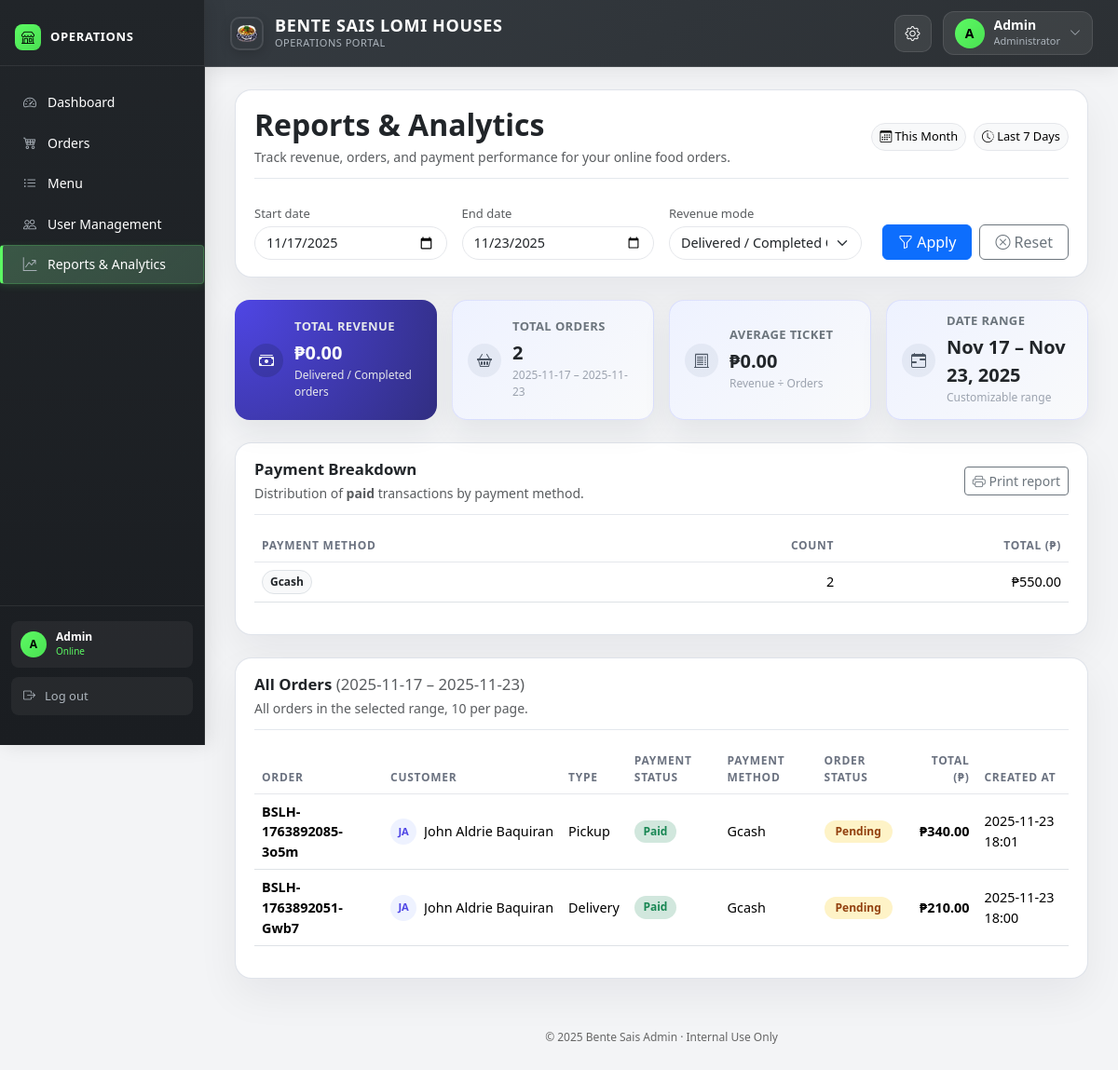
Screenshot of /admin/reports.php (signed in) with the database file from the repository.
### tables this page shows
CREATE TABLE `system_settings` (
  `setting_id` int(11) NOT NULL,
  `setting_key` varchar(100) NOT NULL,
  `setting_value` text DEFAULT NULL,
  `setting_type` enum('string','number','boolean','json') DEFAULT 'string',
  `description` text DEFAULT NULL,
  `updated_at` datetime DEFAULT current_timestamp() ON UPDATE current_timestamp()
);

CREATE TABLE `order_payment_details` (
  `payment_id` int(11) NOT NULL,
  `order_id` int(11) NOT NULL,
  `payment_method` enum('cash','gcash','card') NOT NULL,
  `payment_status` enum('pending','paid','failed','refunded') DEFAULT 'pending',
  `gcash_reference` varchar(100) DEFAULT NULL,
  `gcash_amount` decimal(10,2) DEFAULT NULL,
  `gcash_sender_name` varchar(100) DEFAULT NULL,
  `amount_paid` decimal(10,2) DEFAULT NULL,
  `change_amount` decimal(10,2) DEFAULT NULL,
  `paid_at` datetime DEFAULT NULL
);

CREATE TABLE `orders` (
  `order_id` int(11) NOT NULL,
  `order_number` varchar(20) NOT NULL,
  `user_id` int(11) DEFAULT NULL,
  `order_type` enum('pickup','delivery') NOT NULL,
  `order_time` datetime NOT NULL,
  `preferred_time` datetime DEFAULT NULL,
  `status` enum('pending','confirmed','preparing','ready','out_for_delivery','delivered','completed','cancelled') DEFAULT 'pending',
  `subtotal` decimal(10,2) NOT NULL DEFAULT 0.00,
  `delivery_fee` decimal(10,2) NOT NULL DEFAULT 0.00,
  `tip_amount` decimal(10,2) NOT NULL DEFAULT 0.00,
  `total_amount` decimal(10,2) NOT NULL DEFAULT 0.00,
  `handler_id` int(11) DEFAULT NULL,
  `driver_id` int(11) DEFAULT NULL,
  `confirmed_at` datetime DEFAULT NULL,
  `preparing_at` datetime DEFAULT NULL,
  `ready_at` datetime DEFAULT NULL,
  `out_for_delivery_at` datetime DEFAULT NULL,
  `delivered_at` datetime DEFAULT NULL,
  `cancelled_at` datetime DEFAULT NULL,
  `created_at` datetime DEFAULT current_timestamp(),
  `updated_at` datetime DEFAULT current_timestamp() ON UPDATE current_timestamp()
);

### admin/reports.php (the view, shortened to what the rows shown need)
<?php
include __DIR__ . '/includes/header.php';
$DB = [
  'TABLE_ORDERS'   => 'orders',
  'TABLE_CUST'     => 'order_customer_details',
  'TABLE_PAY'      => 'order_payment_details',
  'COL_ORDER_ID'   => 'order_id',
  'COL_ORDER_NUM'  => 'order_number',
  'COL_USER_ID'    => 'user_id',
  'COL_CUST_NAME'  => 'customer_first_name',
  'COL_CUST_LNAME' => 'customer_last_name',
  'COL_TYPE'       => 'order_type',
  'COL_STATUS'     => 'status',
  'COL_PAY_STATUS' => 'payment_status',
  'COL_PAY_METHOD' => 'payment_method',
  'COL_PAY_AMOUNT' => 'amount_paid',
  'COL_PAY_DATE'   => 'paid_at',
  'COL_TOTAL'      => 'total_amount',
  'COL_CREATED'    => 'created_at',
];
function peso($n) { return '₱' . number_format((float)$n, 2); }
function h($s){ return htmlspecialchars((string)$s, ENT_QUOTES, 'UTF-8'); }
$start = isset($_GET['start']) && $_GET['start'] !== '' ? $_GET['start'] : date('Y-m-d', strtotime('-6 days'));
$end   = isset($_GET['end'])   && $_GET['end']   !== '' ? $_GET['end']   : date('Y-m-d');
$perPage = 10;
$page = isset($_GET['page']) ? (int)$_GET['page'] : 1;
$from = $start . ' 00:00:00';
$to   = $end   . ' 23:59:59';
$T_O = $DB['TABLE_ORDERS'];
$T_C = $DB['TABLE_CUST'];
$T_P = $DB['TABLE_PAY'];
$O_ID = $DB['COL_ORDER_ID'];
$O_NUM = $DB['COL_ORDER_NUM'];
$O_CREATED = $DB['COL_CREATED'];
$O_STATUS = $DB['COL_STATUS'];
$O_TOTAL = $DB['COL_TOTAL'];
$O_TYPE = $DB['COL_TYPE'];
$C_FNAME = $DB['COL_CUST_NAME'];
$C_LNAME = $DB['COL_CUST_LNAME'];
$P_STATUS = $DB['COL_PAY_STATUS'];
$P_METHOD = $DB['COL_PAY_METHOD'];
$offset = ($page - 1) * $perPage;
$orders = [];
$sql = "SELECT
            o.$O_ID, o.$O_NUM, o.$O_CREATED, o.$O_TYPE, o.$O_STATUS, o.$O_TOTAL,
            CONCAT(ocd.$C_FNAME, ' ', ocd.$C_LNAME) as customer_name,
            opd.$P_STATUS, opd.$P_METHOD
        FROM $T_O o
        LEFT JOIN $T_C ocd ON o.$O_ID = ocd.$O_ID
        LEFT JOIN $T_P opd ON o.$O_ID = opd.$O_ID
        WHERE o.$O_CREATED BETWEEN ? AND ?
        ORDER BY o.$O_CREATED DESC
        LIMIT ? OFFSET ?";
if ($stmt = $conn->prepare($sql)) {
  $stmt->bind_param('ssii', $from, $to, $perPage, $offset);
  $stmt->execute();
  $res = $stmt->get_result();
  while ($r = $res->fetch_assoc()) { $orders[] = $r; }
}
?>
<div class="container-fluid">
  <main class="main-content py-4">
    <div class="content-card mb-4 no-print">
      <div class="content-card-header d-flex justify-content-between align-items-center">
        <div>
          <h2 class="page-title mb-1">Reports &amp; Analytics</h2>
        </div>
      </div>
    </div>
    <div id="print-area">
      <div class="content-card mb-4">
        <div class="content-card-header d-flex justify-content-between align-items-center">
          <div>
            <h2 class="section-title mb-1">Payment Breakdown</h2>
          </div>
        </div>
        <div class="table-responsive mt-3">
          <table class="table table-hover align-middle modern-table">
            <thead>
              <tr>
                <th>Payment method</th>
                <th class="text-end">Count</th>
                <th class="text-end">Total (₱)</th>
              </tr>
            </thead>
          </table>
        </div>
      </div>
      <div class="content-card">
        <div class="content-card-header d-flex justify-content-between align-items-center flex-wrap gap-2">
          <div>
            <h2 class="section-title mb-1">
              All Orders <span class="text-muted fw-normal">(<?= h($start) ?> – <?= h($end) ?>)</span>
            </h2>
          </div>
        </div>
        <div class="table-responsive mt-3">
          <table class="table table-hover align-middle modern-table">
            <thead>
              <tr>
                <th>Order</th>
                <th>Customer</th>
                <th>Type</th>
                <th>Payment status</th>
                <th>Payment method</th>
                <th>Order status</th>
                <th class="text-end">Total (₱)</th>
                <th>Created at</th>
              </tr>
            </thead>
            <tbody>
              <?php if (!$orders): ?>
                <tr>
                  <td colspan="8" class="text-center text-muted py-4">
                    <i class="bi bi-inbox me-1"></i>No orders in this period.
                  </td>
                </tr>
              <?php else: ?>
                <?php foreach ($orders as $r): ?>
                  <tr>
                    <td class="fw-semibold">
                      <strong><?= h($r[$O_NUM] ?? $r[$O_ID]) ?></strong>
                    </td>
                    <td>
                      <?php
                        $customer = trim($r['customer_name'] ?? '');
                        $initials = 'C';
                        if ($customer !== '') {
                          $parts = explode(' ', $customer);
                          $initials = strtoupper(substr($parts[0], 0, 1) . (isset($parts[1]) ? substr($parts[1], 0, 1) : ''));
                        }
                      ?>
                      <div class="d-flex align-items-center gap-2">
                        <div class="avatar-circle">
                          <span><?= h($initials) ?></span>
                        </div>
                        <span class="text-truncate" style="max-width: 160px;">
                          <?= h($customer ?: 'Walk-in / Unknown') ?>
                        </span>
                      </div>
                    </td>
                    <td><?= h(ucfirst($r[$O_TYPE])) ?></td>
                    <td>
                      <?php
                        $payStatus = $r[$P_STATUS] ?? 'unpaid';
                        $payBadge = 'bg-secondary-subtle text-secondary';
                        if ($payStatus === 'paid') {
                            $payBadge = 'bg-success-subtle text-success';
                        } elseif ($payStatus === 'failed') {
                            $payBadge = 'bg-danger-subtle text-danger';
                        } elseif ($payStatus === 'refunded') {
                            $payBadge = 'bg-info-subtle text-info';
                        }
                      ?>
                      <span class="badge <?= h($payBadge) ?> badge-rounded">
                        <?= h(ucfirst($payStatus ?: 'Pending')) ?>
                      </span>
                    </td>
                    <td class="text-capitalize">
                      <?= h($r[$P_METHOD] ? $r[$P_METHOD] : '—') ?>
                    </td>
                    <td>
                      <?php
                        $status_map = [
                          'pending'          => 'status-pending',
                          'confirmed'        => 'status-confirmed',
                          'preparing'        => 'status-preparing',
                          'ready'            => 'status-ready',
                          'out_for_delivery' => 'status-out-for-delivery',
                          'delivered'        => 'status-delivered',
                          'completed'        => 'status-completed',
                          'cancelled'        => 'status-cancelled',
                        ];
                        $status_class = $status_map[$r[$O_STATUS]] ?? 'bg-secondary text-white';
                      ?>
                      <span class="status-badge <?= h($status_class) ?>">
                        <?= h(ucfirst(str_replace('_', ' ', $r[$O_STATUS]))) ?>
                      </span>
                    </td>
                    <td class="text-end fw-semibold">
                      <?= h(peso($r[$O_TOTAL])) ?>
                    </td>
                    <td>
                      <?= h(date('Y-m-d H:i', strtotime($r[$O_CREATED]))) ?>
                    </td>
                  </tr>
                <?php endforeach; ?>
              <?php endif; ?>
            </tbody>
          </table>
        </div>
      </div>
    </div> </main>
</div>
<?php include __DIR__ . '/includes/footer.php'; ?>

### admin/includes/header.php (shortened to what the rows shown need)
<?php
require_once __DIR__ . '/../../includes/db_connect.php';
$store_name = "Bente Sais Lomi House";
$settings_result = $conn->query("SELECT setting_value FROM system_settings WHERE setting_key = 'store_name' LIMIT 1");
if ($settings_result && $settings_result->num_rows > 0) {
    $store_name = $settings_result->fetch_assoc()['setting_value'];
}
?>
<!DOCTYPE html>
<html lang="en">
<head>
  <link href="https://cdn.jsdelivr.net/npm/bootstrap@5.3.2/dist/css/bootstrap.min.css" rel="stylesheet">
  <link rel="stylesheet" href="https://cdn.jsdelivr.net/npm/bootstrap-icons@1.11.1/font/bootstrap-icons.css">
  <link rel="stylesheet" href="<?= htmlspecialchars($BASE_URL) ?>/assets/css/admin_dashboard.css">
</head>
<body>
<header class="site-header">
  <div class="container-fluid">
    <div class="header-content">
      <div class="brand-container">
        <div class="brand-text">
          <div class="brand-main"><?= htmlspecialchars($store_name) ?></div>
          <div class="brand-sub">Operations Portal</div>
        </div>
      </div>
    </div>
  </div>
</header>

### rows the page displays
system_settings: setting_value "BENTE SAIS LOMI HOUSES"
order_payment_details: order.order_number "BSLH-1763892085-3o5m", initials "JA", customer "John Aldrie Baquiran", order.order_type "Pickup", payment_status "Paid", payment_method "Gcash", order.status "Pending", order.total_amount "₱340.00", order.created_at "2025-11-23 18:01"
order_payment_details: order.order_number "BSLH-1763892051-Gwb7", initials "JA", customer "John Aldrie Baquiran", order.order_type "Delivery", payment_status "Paid", payment_method "Gcash", order.status "Pending", order.total_amount "₱210.00", order.created_at "2025-11-23 18:00"

### other values shown
substr(get_user_name() ?? 'A', 0, 1) "A"
get_user_name() "Admin"
peso($sum['revenue']) "₱0.00"
$sum['orders'] "2"
$start "2025-11-17"
$end "2025-11-23"
peso($sum['revenue'] / $sum['orders']) "₱0.00"
date('M d', strtotime($start)) "Nov 17"
date('M d, Y', strtotime($end)) "Nov 23, 2025"
$r['method'] "Gcash"
$r['cnt'] "2"
peso($r['amt']) "₱550.00"
